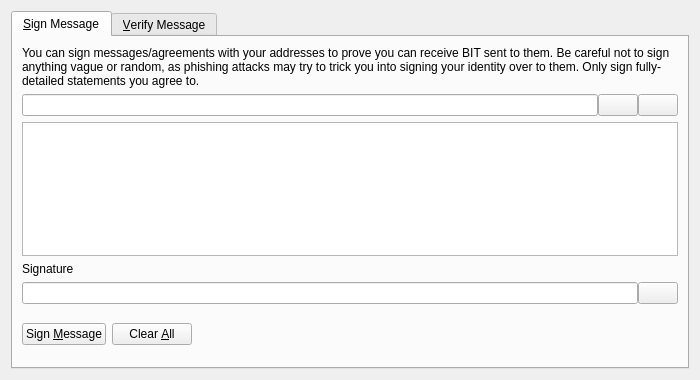
<?xml version="1.0" encoding="UTF-8"?>
<ui version="4.0">
 <class>SignVerifyMessageDialog</class>
 <widget class="QDialog" name="SignVerifyMessageDialog">
  <property name="geometry">
   <rect>
    <x>0</x>
    <y>0</y>
    <width>700</width>
    <height>380</height>
   </rect>
  </property>
  <property name="windowTitle">
   <string>Signatures - Sign / Verify a Message</string>
  </property>
  <property name="modal">
   <bool>true</bool>
  </property>
  <layout class="QVBoxLayout" name="verticalLayout">
   <item>
    <widget class="QTabWidget" name="tabWidget">
     <property name="currentIndex">
      <number>0</number>
     </property>
     <widget class="QWidget" name="tabSignMessage">
      <attribute name="title">
       <string>&amp;Sign Message</string>
      </attribute>
      <layout class="QVBoxLayout" name="verticalLayout_SM">
       <item>
        <widget class="QLabel" name="infoLabel_SM">
         <property name="text">
          <string>You can sign messages/agreements with your addresses to prove you can receive BIT sent to them. Be careful not to sign anything vague or random, as phishing attacks may try to trick you into signing your identity over to them. Only sign fully-detailed statements you agree to.</string>
         </property>
         <property name="textFormat">
          <enum>Qt::PlainText</enum>
         </property>
         <property name="wordWrap">
          <bool>true</bool>
         </property>
        </widget>
       </item>
       <item>
        <layout class="QHBoxLayout" name="horizontalLayout_1_SM">
         <property name="spacing">
          <number>0</number>
         </property>
         <item>
          <widget class="QValidatedLineEdit" name="addressIn_SM">
           <property name="toolTip">
            <string>The BIT address to sign the message with</string>
           </property>
          </widget>
         </item>
         <item>
          <widget class="QPushButton" name="addressBookButton_SM">
           <property name="toolTip">
            <string>Choose previously used address</string>
           </property>
           <property name="text">
            <string/>
           </property>
           <property name="icon">
            <iconset resource="../bitcoin.qrc">
             <normaloff>:/icons/address-book</normaloff>:/icons/address-book</iconset>
           </property>
           <property name="shortcut">
            <string>Alt+A</string>
           </property>
           <property name="autoDefault">
            <bool>false</bool>
           </property>
          </widget>
         </item>
         <item>
          <widget class="QPushButton" name="pasteButton_SM">
           <property name="toolTip">
            <string>Paste address from clipboard</string>
           </property>
           <property name="text">
            <string/>
           </property>
           <property name="icon">
            <iconset resource="../bitcoin.qrc">
             <normaloff>:/icons/editpaste</normaloff>:/icons/editpaste</iconset>
           </property>
           <property name="shortcut">
            <string>Alt+P</string>
           </property>
           <property name="autoDefault">
            <bool>false</bool>
           </property>
          </widget>
         </item>
        </layout>
       </item>
       <item>
        <widget class="QPlainTextEdit" name="messageIn_SM">
         <property name="toolTip">
          <string>Enter the message you want to sign here</string>
         </property>
        </widget>
       </item>
       <item>
        <widget class="QLabel" name="signatureLabel_SM">
         <property name="text">
          <string>Signature</string>
         </property>
         <property name="textFormat">
          <enum>Qt::PlainText</enum>
         </property>
        </widget>
       </item>
       <item>
        <layout class="QHBoxLayout" name="horizontalLayout_2_SM">
         <property name="spacing">
          <number>0</number>
         </property>
         <item>
          <widget class="QLineEdit" name="signatureOut_SM">
           <property name="font">
            <font>
             <italic>true</italic>
            </font>
           </property>
           <property name="readOnly">
            <bool>true</bool>
           </property>
          </widget>
         </item>
         <item>
          <widget class="QPushButton" name="copySignatureButton_SM">
           <property name="toolTip">
            <string>Copy the current signature to the system clipboard</string>
           </property>
           <property name="text">
            <string/>
           </property>
           <property name="icon">
            <iconset resource="../bitcoin.qrc">
             <normaloff>:/icons/editcopy</normaloff>:/icons/editcopy</iconset>
           </property>
           <property name="autoDefault">
            <bool>false</bool>
           </property>
          </widget>
         </item>
        </layout>
       </item>
       <item>
        <layout class="QHBoxLayout" name="horizontalLayout_3_SM">
         <item>
          <widget class="QPushButton" name="signMessageButton_SM">
           <property name="toolTip">
            <string>Sign the message to prove you own this BIT address</string>
           </property>
           <property name="text">
            <string>Sign &amp;Message</string>
           </property>
           <property name="icon">
            <iconset resource="../bitcoin.qrc">
             <normaloff>:/icons/edit</normaloff>:/icons/edit</iconset>
           </property>
           <property name="autoDefault">
            <bool>false</bool>
           </property>
          </widget>
         </item>
         <item>
          <widget class="QPushButton" name="clearButton_SM">
           <property name="toolTip">
            <string>Reset all sign message fields</string>
           </property>
           <property name="text">
            <string>Clear &amp;All</string>
           </property>
           <property name="icon">
            <iconset resource="../bitcoin.qrc">
             <normaloff>:/icons/remove</normaloff>:/icons/remove</iconset>
           </property>
           <property name="autoDefault">
            <bool>false</bool>
           </property>
          </widget>
         </item>
         <item>
          <spacer name="horizontalSpacer_1_SM">
           <property name="orientation">
            <enum>Qt::Horizontal</enum>
           </property>
           <property name="sizeHint" stdset="0">
            <size>
             <width>40</width>
             <height>48</height>
            </size>
           </property>
          </spacer>
         </item>
         <item>
          <widget class="QLabel" name="statusLabel_SM">
           <property name="font">
            <font>
             <weight>75</weight>
             <bold>true</bold>
            </font>
           </property>
           <property name="text">
            <string/>
           </property>
           <property name="wordWrap">
            <bool>true</bool>
           </property>
          </widget>
         </item>
         <item>
          <spacer name="horizontalSpacer_2_SM">
           <property name="orientation">
            <enum>Qt::Horizontal</enum>
           </property>
           <property name="sizeHint" stdset="0">
            <size>
             <width>40</width>
             <height>48</height>
            </size>
           </property>
          </spacer>
         </item>
        </layout>
       </item>
      </layout>
     </widget>
     <widget class="QWidget" name="tabVerifyMessage">
      <attribute name="title">
       <string>&amp;Verify Message</string>
      </attribute>
      <layout class="QVBoxLayout" name="verticalLayout_VM">
       <item>
        <widget class="QLabel" name="infoLabel_VM">
         <property name="text">
          <string>Enter the receiver's address, message (ensure you copy line breaks, spaces, tabs, etc. exactly) and signature below to verify the message. Be careful not to read more into the signature than what is in the signed message itself, to avoid being tricked by a man-in-the-middle attack. Note that this only proves the signing party receives with the address, it cannot prove sendership of any transaction!</string>
         </property>
         <property name="textFormat">
          <enum>Qt::PlainText</enum>
         </property>
         <property name="alignment">
          <set>Qt::AlignLeading|Qt::AlignLeft|Qt::AlignTop</set>
         </property>
         <property name="wordWrap">
          <bool>true</bool>
         </property>
        </widget>
       </item>
       <item>
        <layout class="QHBoxLayout" name="horizontalLayout_1_VM">
         <property name="spacing">
          <number>0</number>
         </property>
         <item>
          <widget class="QValidatedLineEdit" name="addressIn_VM">
           <property name="toolTip">
            <string>The BIT address the message was signed with</string>
           </property>
          </widget>
         </item>
         <item>
          <widget class="QPushButton" name="addressBookButton_VM">
           <property name="toolTip">
            <string>Choose previously used address</string>
           </property>
           <property name="text">
            <string/>
           </property>
           <property name="icon">
            <iconset resource="../bitcoin.qrc">
             <normaloff>:/icons/address-book</normaloff>:/icons/address-book</iconset>
           </property>
           <property name="shortcut">
            <string>Alt+A</string>
           </property>
           <property name="autoDefault">
            <bool>false</bool>
           </property>
          </widget>
         </item>
        </layout>
       </item>
       <item>
        <widget class="QPlainTextEdit" name="messageIn_VM"/>
       </item>
       <item>
        <widget class="QValidatedLineEdit" name="signatureIn_VM"/>
       </item>
       <item>
        <layout class="QHBoxLayout" name="horizontalLayout_2_VM">
         <item>
          <widget class="QPushButton" name="verifyMessageButton_VM">
           <property name="toolTip">
            <string>Verify the message to ensure it was signed with the specified BIT address</string>
           </property>
           <property name="text">
            <string>Verify &amp;Message</string>
           </property>
           <property name="icon">
            <iconset resource="../bitcoin.qrc">
             <normaloff>:/icons/transaction_0</normaloff>:/icons/transaction_0</iconset>
           </property>
           <property name="autoDefault">
            <bool>false</bool>
           </property>
          </widget>
         </item>
         <item>
          <widget class="QPushButton" name="clearButton_VM">
           <property name="toolTip">
            <string>Reset all verify message fields</string>
           </property>
           <property name="text">
            <string>Clear &amp;All</string>
           </property>
           <property name="icon">
            <iconset resource="../bitcoin.qrc">
             <normaloff>:/icons/remove</normaloff>:/icons/remove</iconset>
           </property>
           <property name="autoDefault">
            <bool>false</bool>
           </property>
          </widget>
         </item>
         <item>
          <spacer name="horizontalSpacer_1_VM">
           <property name="orientation">
            <enum>Qt::Horizontal</enum>
           </property>
           <property name="sizeHint" stdset="0">
            <size>
             <width>40</width>
             <height>48</height>
            </size>
           </property>
          </spacer>
         </item>
         <item>
          <widget class="QLabel" name="statusLabel_VM">
           <property name="font">
            <font>
             <weight>75</weight>
             <bold>true</bold>
            </font>
           </property>
           <property name="text">
            <string/>
           </property>
           <property name="wordWrap">
            <bool>true</bool>
           </property>
          </widget>
         </item>
         <item>
          <spacer name="horizontalSpacer_2_VM">
           <property name="orientation">
            <enum>Qt::Horizontal</enum>
           </property>
           <property name="sizeHint" stdset="0">
            <size>
             <width>40</width>
             <height>48</height>
            </size>
           </property>
          </spacer>
         </item>
        </layout>
       </item>
      </layout>
     </widget>
    </widget>
   </item>
  </layout>
 </widget>
 <customwidgets>
  <customwidget>
   <class>QValidatedLineEdit</class>
   <extends>QLineEdit</extends>
   <header>qvalidatedlineedit.h</header>
  </customwidget>
 </customwidgets>
 <resources>
  <include location="../bitcoin.qrc"/>
 </resources>
 <connections/>
</ui>
